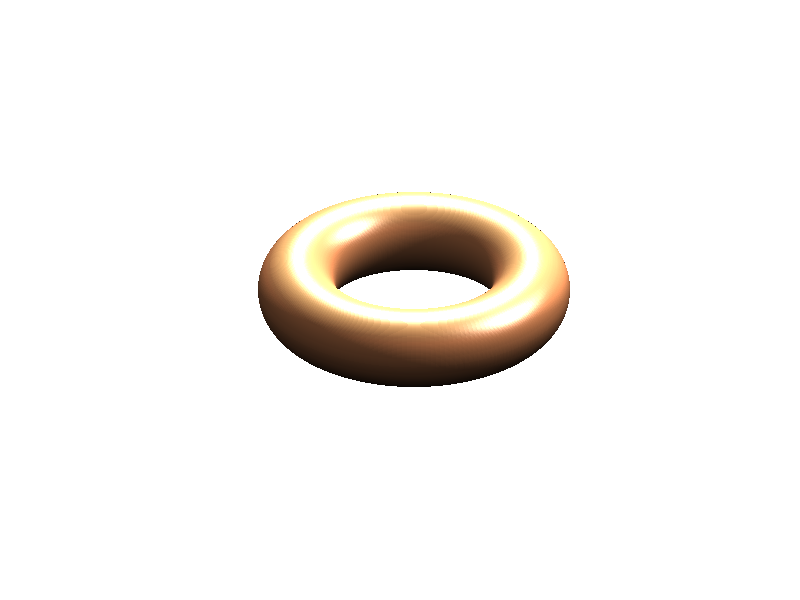

This chart was generated by the following MATLAB code:
% Drawing a Donut
function main
    % we draw a donut by first creating its cross-section,
    % a circle displaced from the origin of coordinates
    % in the x-z plane
    % we will need a plaid consisting of two angles:
    % - one for creating the circle
    % - one for rotating the section
    N = 200;
    r = 1;  % the circle radius
    R = 3; % the donut radius
    th = linspace(0, 2*pi, N);
    [tth1 tth2] = meshgrid(th, th);
    %  make the circle
    rr = R + r.*cos(tth1);
    zz = r.*sin(tth1);
    % now, rotate it
    xx = rr.*cos(tth2);
    yy = rr.*sin(tth2);
    surf(xx, yy, zz);
    shading interp
    axis equal;axis tight; axis off
    colormap copper
    lightangle(60, 45)
    lightangle(140, 45)
end
